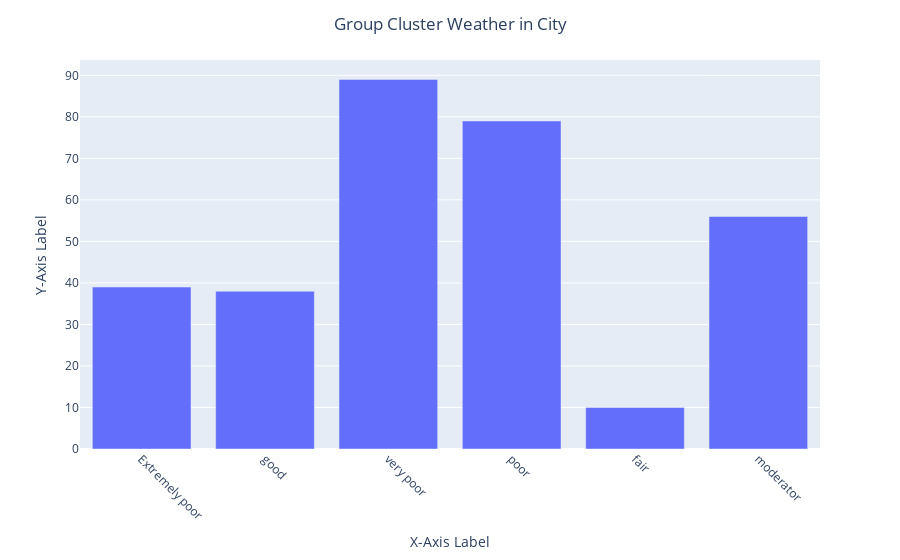

The notebook cell this image was saved under:
### Code cell
data = data.reset_index()
demo_cluster = DemoCluster(data,"../jupyter/label_cluster.json")
demo_cluster.visual_cluster()

### Figure 1 — Plotly figure (JSON) as saved in the notebook; plotly's stock layout.template omitted (floating-point values rounded to 4 significant figures)
{"data": [{"alignmentgroup": "True", "hovertemplate": "Cluster=%{x}<br>Number of Data Points=%{y}<extra></extra>", "legendgroup": "", "marker": {"color": "#636efa", "pattern": {"shape": ""}}, "name": "", "offsetgroup": "", "orientation": "v", "showlegend": false, "textposition": "auto", "type": "bar", "x": ["Extremely poor", "good", "very poor", "poor", "fair", "moderator"], "xaxis": "x", "y": [39, 38, 89, 79, 10, 56], "yaxis": "y"}], "layout": {"barmode": "relative", "legend": {"tracegroupgap": 0}, "margin": {"t": 60}, "title": {"text": "Group Cluster Weather in City", "x": 0.5}, "xaxis": {"anchor": "y", "domain": [0, 1], "tickangle": 45, "title": {"standoff": 15, "text": "X-Axis Label"}}, "yaxis": {"anchor": "x", "domain": [0, 1], "title": {"standoff": 15, "text": "Y-Axis Label"}}}}
